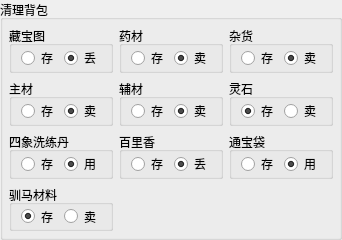
                  <widget class="QGroupBox" name="groupBox_9">
                   <property name="geometry">
                    <rect>
                     <x>7</x>
                     <y>4</y>
                     <width>301</width>
                     <height>240</height>
                    </rect>
                   </property>
                   <property name="minimumSize">
                    <size>
                     <width>0</width>
                     <height>240</height>
                    </size>
                   </property>
                   <property name="maximumSize">
                    <size>
                     <width>16777215</width>
                     <height>300</height>
                    </size>
                   </property>
                   <property name="toolTip">
                    <string>会自动卖掉箱子，装备， 丢弃系魂珠，垃圾花等物品， 很多不需要选择正常人都会存的东西没列出来</string>
                   </property>
                   <property name="title">
                    <string>清理背包</string>
                   </property>
                   <layout class="QGridLayout" name="gridLayout_22">
                    <property name="leftMargin">
                     <number>6</number>
                    </property>
                    <property name="topMargin">
                     <number>6</number>
                    </property>
                    <property name="rightMargin">
                     <number>6</number>
                    </property>
                    <property name="bottomMargin">
                     <number>6</number>
                    </property>
                    <item row="2" column="2">
                     <widget class="QGroupBox" name="groupBox_qing_li_tongbaodai">
                      <property name="maximumSize">
                       <size>
                        <width>16777215</width>
                        <height>54</height>
                       </size>
                      </property>
                      <property name="title">
                       <string>通宝袋</string>
                      </property>
                      <layout class="QGridLayout" name="gridLayout_20">
                       <property name="topMargin">
                        <number>0</number>
                       </property>
                       <property name="bottomMargin">
                        <number>0</number>
                       </property>
                       <item row="0" column="0">
                        <widget class="QRadioButton" name="radio_clean_tongbaodai_store">
                         <property name="text">
                          <string>存</string>
                         </property>
                        </widget>
                       </item>
                       <item row="0" column="1">
                        <widget class="QRadioButton" name="radio_clean_tongbaodai_use">
                         <property name="text">
                          <string>用</string>
                         </property>
                         <property name="checked">
                          <bool>true</bool>
                         </property>
                        </widget>
                       </item>
                      </layout>
                     </widget>
                    </item>
                    <item row="0" column="1">
                     <widget class="QGroupBox" name="groupBox_qing_li_yaocai">
                      <property name="maximumSize">
                       <size>
                        <width>16777215</width>
                        <height>54</height>
                       </size>
                      </property>
                      <property name="title">
                       <string>药材</string>
                      </property>
                      <layout class="QHBoxLayout" name="horizontalLayout_7">
                       <property name="topMargin">
                        <number>0</number>
                       </property>
                       <property name="bottomMargin">
                        <number>0</number>
                       </property>
                       <item>
                        <widget class="QRadioButton" name="radio_clean_drug_store">
                         <property name="text">
                          <string>存</string>
                         </property>
                        </widget>
                       </item>
                       <item>
                        <widget class="QRadioButton" name="radio_clean_drug_sell">
                         <property name="text">
                          <string>卖</string>
                         </property>
                         <property name="checked">
                          <bool>true</bool>
                         </property>
                        </widget>
                       </item>
                      </layout>
                     </widget>
                    </item>
                    <item row="2" column="0">
                     <widget class="QGroupBox" name="groupBox_qing_li_sixiang">
                      <property name="maximumSize">
                       <size>
                        <width>16777215</width>
                        <height>54</height>
                       </size>
                      </property>
                      <property name="title">
                       <string>四象洗练丹</string>
                      </property>
                      <layout class="QGridLayout" name="gridLayout_23">
                       <property name="topMargin">
                        <number>0</number>
                       </property>
                       <property name="bottomMargin">
                        <number>0</number>
                       </property>
                       <item row="0" column="0">
                        <widget class="QRadioButton" name="radio_clean_sixiang_store">
                         <property name="text">
                          <string>存</string>
                         </property>
                        </widget>
                       </item>
                       <item row="0" column="1">
                        <widget class="QRadioButton" name="radio_clean_sixiang_use">
                         <property name="text">
                          <string>用</string>
                         </property>
                         <property name="checked">
                          <bool>true</bool>
                         </property>
                        </widget>
                       </item>
                      </layout>
                     </widget>
                    </item>
                    <item row="1" column="0">
                     <widget class="QGroupBox" name="groupBox_qing_li_zhucai">
                      <property name="maximumSize">
                       <size>
                        <width>16777215</width>
                        <height>54</height>
                       </size>
                      </property>
                      <property name="title">
                       <string>主材</string>
                      </property>
                      <layout class="QHBoxLayout" name="horizontalLayout_8">
                       <property name="topMargin">
                        <number>0</number>
                       </property>
                       <property name="bottomMargin">
                        <number>0</number>
                       </property>
                       <item>
                        <widget class="QRadioButton" name="radio_clean_zhucai_store">
                         <property name="text">
                          <string>存</string>
                         </property>
                        </widget>
                       </item>
                       <item>
                        <widget class="QRadioButton" name="radio_clean_zhucai_sell">
                         <property name="text">
                          <string>卖</string>
                         </property>
                         <property name="checked">
                          <bool>true</bool>
                         </property>
                        </widget>
                       </item>
                      </layout>
                     </widget>
                    </item>
                    <item row="1" column="1">
                     <widget class="QGroupBox" name="groupBox_qing_li_fucai">
                      <property name="maximumSize">
                       <size>
                        <width>16777215</width>
                        <height>54</height>
                       </size>
                      </property>
                      <property name="title">
                       <string>辅材</string>
                      </property>
                      <layout class="QHBoxLayout" name="horizontalLayout_14">
                       <property name="topMargin">
                        <number>0</number>
                       </property>
                       <property name="bottomMargin">
                        <number>0</number>
                       </property>
                       <item>
                        <widget class="QRadioButton" name="radio_clean_fucai_store">
                         <property name="text">
                          <string>存</string>
                         </property>
                        </widget>
                       </item>
                       <item>
                        <widget class="QRadioButton" name="radio_clean_fucai_sell">
                         <property name="text">
                          <string>卖</string>
                         </property>
                         <property name="checked">
                          <bool>true</bool>
                         </property>
                        </widget>
                       </item>
                      </layout>
                     </widget>
                    </item>
                    <item row="2" column="1">
                     <widget class="QGroupBox" name="groupBox_qing_li_bailixiang">
                      <property name="maximumSize">
                       <size>
                        <width>16777215</width>
                        <height>54</height>
                       </size>
                      </property>
                      <property name="toolTip">
                       <string>如狗皮，开山锤，小龙女的画像等</string>
                      </property>
                      <property name="title">
                       <string>百里香</string>
                      </property>
                      <layout class="QHBoxLayout" name="horizontalLayout_15">
                       <property name="topMargin">
                        <number>0</number>
                       </property>
                       <property name="bottomMargin">
                        <number>0</number>
                       </property>
                       <item>
                        <widget class="QRadioButton" name="radio_clean_bailixiang_store">
                         <property name="text">
                          <string>存</string>
                         </property>
                        </widget>
                       </item>
                       <item>
                        <widget class="QRadioButton" name="radio_clean_bailixiang_throw">
                         <property name="text">
                          <string>丢</string>
                         </property>
                         <property name="checked">
                          <bool>true</bool>
                         </property>
                        </widget>
                       </item>
                      </layout>
                     </widget>
                    </item>
                    <item row="1" column="2">
                     <widget class="QGroupBox" name="groupBox_qing_li_lingshi">
                      <property name="maximumSize">
                       <size>
                        <width>16777215</width>
                        <height>54</height>
                       </size>
                      </property>
                      <property name="title">
                       <string>灵石</string>
                      </property>
                      <layout class="QHBoxLayout" name="horizontalLayout_58">
                       <property name="topMargin">
                        <number>0</number>
                       </property>
                       <property name="bottomMargin">
                        <number>0</number>
                       </property>
                       <item>
                        <widget class="QRadioButton" name="radio_clean_fucai_store_2">
                         <property name="text">
                          <string>存</string>
                         </property>
                         <property name="checked">
                          <bool>true</bool>
                         </property>
                        </widget>
                       </item>
                       <item>
                        <widget class="QRadioButton" name="radio_clean_fucai_sell_2">
                         <property name="text">
                          <string>卖</string>
                         </property>
                         <property name="checked">
                          <bool>false</bool>
                         </property>
                        </widget>
                       </item>
                      </layout>
                     </widget>
                    </item>
                    <item row="0" column="2">
                     <widget class="QGroupBox" name="groupBox_qing_li_zahuo">
                      <property name="maximumSize">
                       <size>
                        <width>16777215</width>
                        <height>54</height>
                       </size>
                      </property>
                      <property name="toolTip">
                       <string>如狗皮，开山锤，小龙女的画像等</string>
                      </property>
                      <property name="title">
                       <string>杂货</string>
                      </property>
                      <layout class="QHBoxLayout" name="horizontalLayout_9">
                       <property name="topMargin">
                        <number>0</number>
                       </property>
                       <property name="bottomMargin">
                        <number>0</number>
                       </property>
                       <item>
                        <widget class="QRadioButton" name="radio_clean_zahuo_store">
                         <property name="text">
                          <string>存</string>
                         </property>
                        </widget>
                       </item>
                       <item>
                        <widget class="QRadioButton" name="radio_clean_zahuo_sell">
                         <property name="text">
                          <string>卖</string>
                         </property>
                         <property name="checked">
                          <bool>true</bool>
                         </property>
                        </widget>
                       </item>
                      </layout>
                     </widget>
                    </item>
                    <item row="0" column="0">
                     <widget class="QGroupBox" name="groupBox_qing_cangbaotu">
                      <property name="maximumSize">
                       <size>
                        <width>16777215</width>
                        <height>54</height>
                       </size>
                      </property>
                      <property name="title">
                       <string>藏宝图</string>
                      </property>
                      <layout class="QHBoxLayout" name="horizontalLayout_37">
                       <property name="topMargin">
                        <number>0</number>
                       </property>
                       <property name="bottomMargin">
                        <number>0</number>
                       </property>
                       <item>
                        <widget class="QRadioButton" name="radio_clean_zhuqian_store_2">
                         <property name="text">
                          <string>存</string>
                         </property>
                        </widget>
                       </item>
                       <item>
                        <widget class="QRadioButton" name="radio_clean_zhuqian_throw_2">
                         <property name="text">
                          <string>丢</string>
                         </property>
                         <property name="checked">
                          <bool>true</bool>
                         </property>
                        </widget>
                       </item>
                      </layout>
                     </widget>
                    </item>
                    <item row="3" column="0">
                     <widget class="QGroupBox" name="groupBox_qing_li_xun_ma">
                      <property name="maximumSize">
                       <size>
                        <width>16777215</width>
                        <height>54</height>
                       </size>
                      </property>
                      <property name="title">
                       <string>驯马材料</string>
                      </property>
                      <layout class="QHBoxLayout" name="horizontalLayout_10">
                       <property name="topMargin">
                        <number>0</number>
                       </property>
                       <property name="bottomMargin">
                        <number>0</number>
                       </property>
                       <item>
                        <widget class="QRadioButton" name="radio_clean_zhucai_store_2">
                         <property name="text">
                          <string>存</string>
                         </property>
                         <property name="checked">
                          <bool>true</bool>
                         </property>
                        </widget>
                       </item>
                       <item>
                        <widget class="QRadioButton" name="radio_clean_zhucai_sell_2">
                         <property name="text">
                          <string>卖</string>
                         </property>
                         <property name="checked">
                          <bool>false</bool>
                         </property>
                        </widget>
                       </item>
                      </layout>
                     </widget>
                    </item>
                   </layout>
                  </widget>
